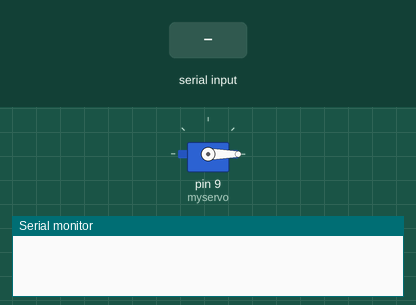
Recording of a sketch running on a simulated Arduino Uno, built with avr-gcc and run on an emulated ATmega328P. Parts: servo, the last lines printed to the serial monitor. The test bench sets the inputs (shaded band).

Above: at 1.2 s.
1.3 s: "0" received over Serial
At 2.5 s:
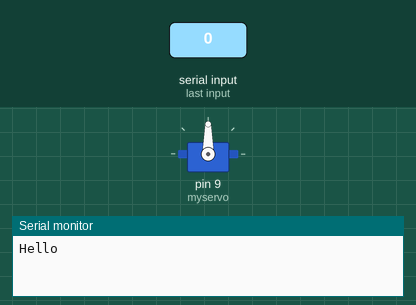
2.8 s: "1" received over Serial
At 3.6 s:
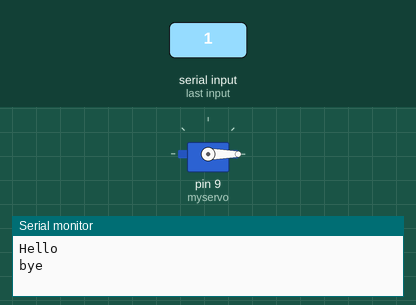
Timing chart, 0 to 5.8 s (numbered marks = the images above; inputs shaded):
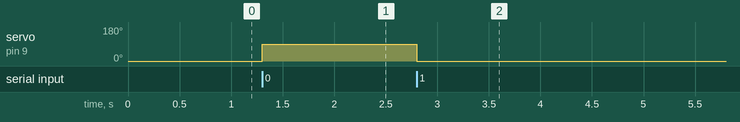

The sketch:

arduino_nano.ino
```cpp
#include <Servo.h>


Servo myservo;
int pos=0;


void setup(){
  Serial.begin(9600);
  myservo.attach(9);
  myservo.write(0);
}

void loop(){
  if(Serial.available()>0){
    int val=Serial.read();
    if(val=='0'){
      Serial.println("Hello");
      myservo.write(90);
    }
    else if(val=='1'){
      Serial.println("bye");
      myservo.write(0);
    }
  }
}
```

Measured:
- after the input at 1.3 s, servo on pin 9 (myservo): 0° → 90° at once
- after the input at 2.8 s, servo on pin 9 (myservo): 90° → 0° at once
